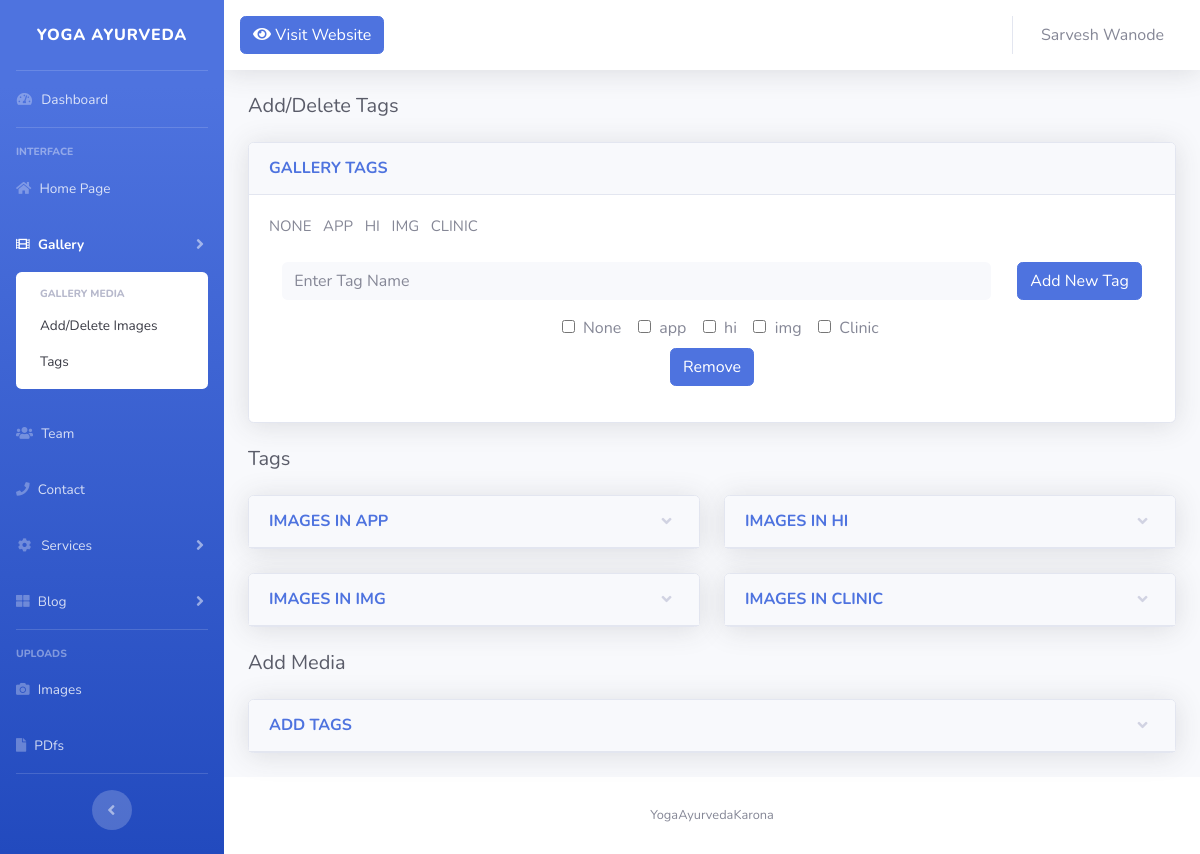
/admin/gallery/tags.php (signed in), run on the app's committed database.
### tables this page shows
CREATE TABLE `tags` (
  `tag_id` int(50) NOT NULL,
  `tag_page` varchar(200) NOT NULL,
  `tag_names` varchar(500) NOT NULL
);

### admin/gallery/tags.php (the view, shortened to what this page needs)
<?php
  require($_SERVER['DOCUMENT_ROOT']."/dbconnect.php");
  $tag_qu = "SELECT * from tags WHERE tag_page='gallery';";
  $restag = mysqli_query($db, $tag_qu);
  $rowtag = mysqli_fetch_assoc($restag);
  $tagnames = $rowtag['tag_names'];
  $taglist = explode(';',$tagnames);
?>
<html lang="en">
<head>
  <link href="/assets/vendor/fontawesome-free/css/all.min.css" rel="stylesheet" type="text/css">
  <link href="/assets/css/sb-admin-2.min.css" rel="stylesheet">
</head>
<body id="page-top">
  <div id="wrapper">
  <?php include($_SERVER['DOCUMENT_ROOT']."/admin/include/sidebar.php")?>
    <div id="content-wrapper" class="d-flex flex-column">
      <div id="content">
        <?php include($_SERVER['DOCUMENT_ROOT']."/admin/include/navbar.php")?>
        <div class="container-fluid">
          <div class="d-sm-flex align-items-center justify-content-between mb-4">
            <h5 class="h5 mb-0 text-gray-800 text-capitalize">Add/Delete Tags</h5>
          </div>
          <div class="row">
              <div class="col-lg-12">
                <div class="card shadow mb-4">
                  <div class="card-header py-3">
                    <h6 class="m-0 font-weight-bold text-primary text-uppercase">GAllery Tags</h6>
                  </div>
                  <div class="card-body">
                    <div class="d-flex mb-3" style="align-items:center;">
                      <?php
                      for($i=0;$i<count($taglist);$i++){
                        echo '<label class="text-uppercase" style="font-size:15px;">'.$taglist[$i].'&nbsp&nbsp&nbsp</label>';
                      }
                       ?>
                      </div>
                    <form action="tags.php" method="post">
                      <div class="d-flex justify-content-around">
                          <input type="text" name="addtag" class="form-control bg-light border-0 small" style="width:80%;" placeholder="Enter Tag Name">
                          <button class="btn btn-primary" type="submit" name = "gallery_addtag">
                            Add New Tag
                          </button>
                      </div>
                    </form>
                    <form action="tags.php" method="post">
                      <div class="d-flex justify-content-center">
                          <?php
                          for($i=0;$i<count($taglist);$i++){
                            echo '&nbsp&nbsp<label>&nbsp&nbsp<input class="options" type="checkbox" name="deletetag_'.$i.'" value="'.$taglist[$i].'">&nbsp&nbsp'.$taglist[$i].'</label>';
                          }
                           ?>
                      </div>
                      <center><button class="btn btn-primary" type="submit" name = 'gallery_deletetag'>
                        Remove
                      </button></center>
                    </form>
                  </div>
                </div>
              </div>
            </div>
          <div class="d-sm-flex align-items-center justify-content-between mb-4">
            <h5 class="h5 mb-0 text-gray-800">Tags</h5>
          </div>
          <div class="row">
              <?php
              $tagq = "SELECT DISTINCT gallery_tag FROM gallery;";
              $tagres = mysqli_query($db, $tagq);
              while($tagrow = mysqli_fetch_assoc($tagres)){
                $tag = $tagrow['gallery_tag'];
                if($tag != 'None'){
               ?>
                    <div class="col-lg-6">
                      <div class="card shadow mb-4">
                        <a href="#collapse2<?=$tag?>" class="d-block card-header py-3" data-toggle="collapse" role="button" aria-expanded="true" aria-controls="collapseCardExample">
                          <h6 class="m-0 font-weight-bold text-primary text-uppercase text-uppercase">Images in <?=$tag?></h6>
                        </a>
                      </div>
                    </div>
              <?php  }} ?>
          </div>
             <div class="d-sm-flex align-items-center justify-content-between mb-4">
               <h5 class="h5 mb-0 text-gray-800">Add Media</h5>
             </div>
        <div class="row">
             <div class="col-lg-12">
               <form action="tags.php" method="post">
                   <div class="card shadow mb-4">
                     <a href="#collapseadd" class="d-block card-header py-3" data-toggle="collapse" role="button" aria-expanded="true" aria-controls="collapseCardExample">
                       <h6 class="m-0 font-weight-bold text-primary text-uppercase text-uppercase">Add Tags</h6>
                     </a>
                 </form>
                 </div>
                </div>
            </div>
        </div>
        </div>
      </div>
      <footer class="sticky-footer bg-white">
        <div class="container my-auto">
          <div class="copyright text-center my-auto">
            <span>YogaAyurvedaKarona</span>
          </div>
        </div>
      </footer>
</body>
</html>

### admin/include/sidebar.php (shortened to what this page needs)
<?php
$td = "";$th = "";$tg = "";$tg_show = "";$tt = "";$tc = "";$ts = "";$ts_show = "";$tb = "";$tb_show = "";$ti = "";$tv = "";
if($_SESSION['page'] == 'gallery'){
  $tg = "active";
  $tg_show = "show";
}
?>
<ul class="navbar-nav bg-gradient-primary sidebar sidebar-dark accordion" id="accordionSidebar">
  <a class="sidebar-brand d-flex align-items-center justify-content-center" href="index.html">
    <div class="sidebar-brand-text mx-3">Yoga Ayurveda</div>
  </a>
  <hr class="sidebar-divider my-0">
  <li class="nav-item <?= $td ?>">
    <a class="nav-link" href="/admin/dashboard.php">
      <i class="fas fa-fw fa-tachometer-alt"></i>
      <span>Dashboard</span></a>
  </li>
  <hr class="sidebar-divider">
  <div class="sidebar-heading">
    Interface
  </div>
  <li class="nav-item <?= $th ?>">
    <a class="nav-link" href="/admin/home.php">
      <i class="fas fa-home"></i>
      <span>Home Page</span></a>
  </li>
  <li class="nav-item <?= $tg ?>">
    <a class="nav-link collapsed" href="#" data-toggle="collapse" data-target="#collapseGal" aria-expanded="true" aria-controls="collapseGal">
      <i class="fa fa-film"></i>
      <span>Gallery</span>
    </a>
    <div id="collapseGal" class="collapse <?= $tg_show ?>" aria-labelledby="headingUtilities" data-parent="#accordionSidebar">
      <div class="bg-white py-2 collapse-inner rounded">
        <h6 class="collapse-header">Gallery Media</h6>
        <a class="collapse-item" href="/admin/gallery/gallery.php">Add/Delete Images</a>
        <a class="collapse-item" href="/admin/gallery/tags.php">Tags</a>
      </div>
    </div>
  </li>
  <li class="nav-item <?= $tt ?>">
    <a class="nav-link" href="/admin/team.php">
      <i class="fas fa-users"></i>
      <span>Team</span></a>
  </li>
  <li class="nav-item <?= $tc ?>">
    <a class="nav-link" href="/admin/contact.php">
      <i class="fas fa-phone"></i>
      <span>Contact</span></a>
  </li>
  <li class="nav-item <?= $ts ?>">
    <a class="nav-link collapsed" href="#" data-toggle="collapse" data-target="#collapseTwo" aria-expanded="true" aria-controls="collapseTwo">
      <i class="fas fa-fw fa-cog"></i>
      <span>Services</span>
    </a>
  </li>
  <li class="nav-item <?= $tb ?>">
    <a class="nav-link collapsed" href="#" data-toggle="collapse" data-target="#collapseUtilities" aria-expanded="true" aria-controls="collapseUtilities">
      <i class="fa fa-th-large"></i>
      <span>Blog</span>
    </a>
  </li>
  <hr class="sidebar-divider">
  <div class="sidebar-heading">
    Uploads
  </div>
  <li class="nav-item <?= $ti ?>">
    <a class="nav-link" href="/admin/media/images.php">
      <i class="fa fa-camera"></i>
      <span>Images</span></a>
  </li>
  <li class="nav-item <?= $tv ?>">
    <a class="nav-link" href="/admin/media/pdfs.php">
      <i class="fa fa-file" aria-hidden="true"></i>
      <span>PDfs</span></a>
  </li>
  <hr class="sidebar-divider d-none d-md-block">
  <div class="text-center d-none d-md-inline">
    <button class="rounded-circle border-0" id="sidebarToggle"></button>
  </div>
</ul>

### admin/include/navbar.php (shortened to what this page needs)
<nav class="navbar navbar-expand navbar-light bg-white topbar mb-4 static-top shadow">
    <div class="input-group">
        <a href="/index.php" target="_blank" class="btn btn-primary" type="submit">
          <i class="fas fa-eye"></i> Visit Website
        </a>
    </div>
  <ul class="navbar-nav ml-auto">
    <li class="nav-item dropdown no-arrow">
      <a class="nav-link dropdown-toggle" href="#" id="userDropdown" role="button" data-toggle="dropdown" aria-haspopup="true" aria-expanded="false">
        <span class="mr-2 d-none d-lg-inline text-gray-600 prof"><?=$_SESSION['admin_name']?></span>
      </a>
    </li>
  </ul>
</nav>

### data on the page
tags: tag_names "NONE", tag_names "APP", tag_names "HI", tag_names "IMG", tag_names "CLINIC", tag_names "None", tag_names "app", tag_names "hi", tag_names "img", tag_names "Clinic"

### other printed values
$_SESSION['admin_name'] "Sarvesh Wanode"
$tag "APP"
$tag "HI"
$tag "IMG"
$tag "CLINIC"
